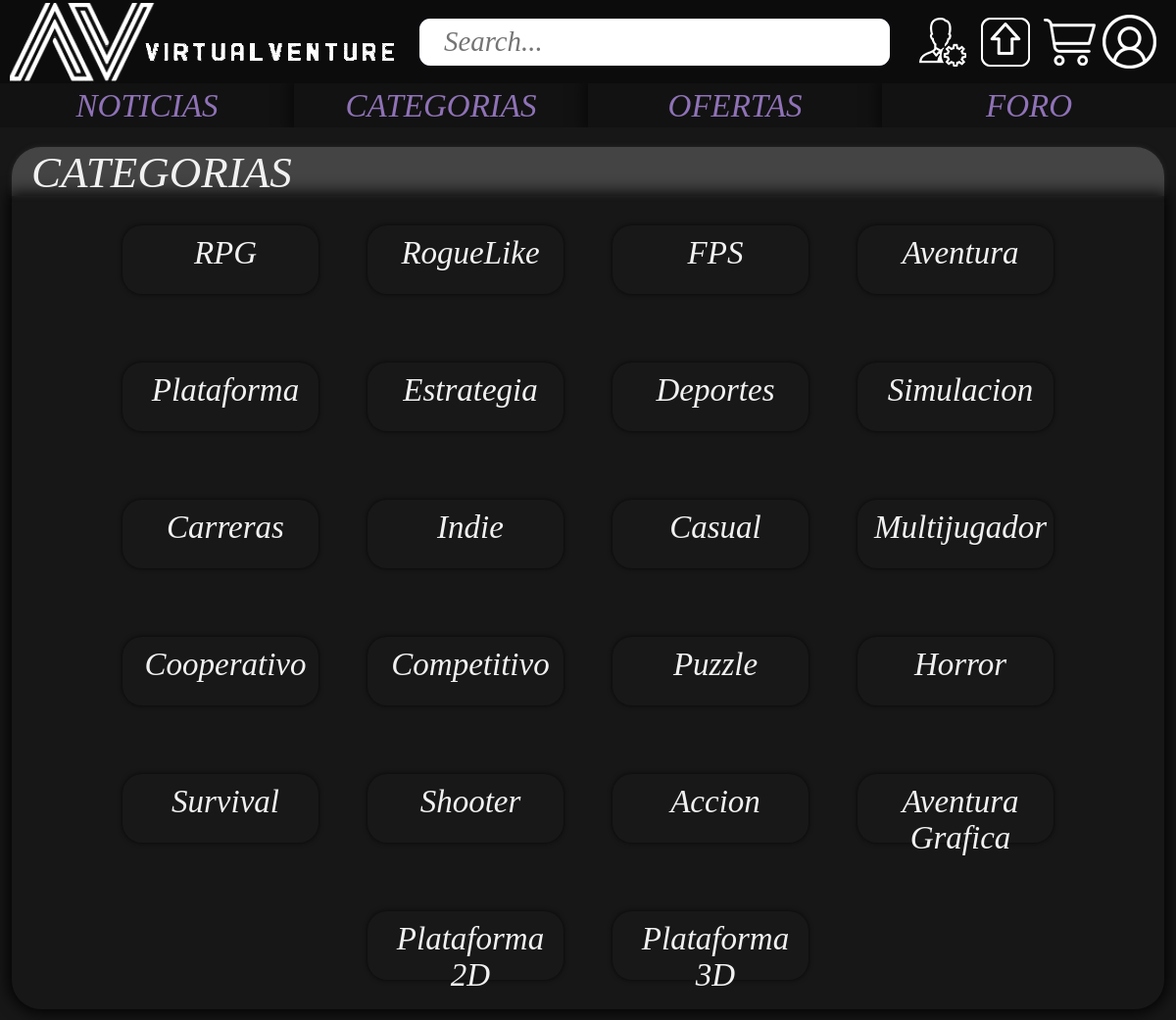
Screenshot of /categorias.php (signed in) with the database file from the repository.
### tables this page shows
CREATE TABLE IF NOT EXISTS `categoria` (
  `id` integer AUTO_INCREMENT PRIMARY KEY,
  `nombre` varchar(255),
  `descripcion` varchar(255)
);

### categorias.php (called while the page is built, shortened)
<?php
    $categorias = Categoria::getAllCategorias();
    $tittle = "CATEGORIAS";
    require 'containers/categoriasContainer.php';
require 'plantilla.php';

### src/Categoria.php (called while the page is built, shortened)
<?php
class Categoria{
    public static function getAllCategorias()
    {
        $result = [];
        $conn = BD::getInstance()->getConexionBd();
        $query = "SELECT * FROM categoria";
        $rs = $conn->query($query);
        if ($rs) {
            while ($fila = $rs->fetch_assoc()) {
                $result[] = new Categoria($fila['id'], $fila['nombre'], $fila['descripcion']);
            }
        } else {
            error_log("Error BD ({$conn->errno}): {$conn->error}");
        }
        return $result;
    }
    private $id;
    private $nombre;
    public function __construct($id, $nombre, $descripcion){
        $this->id = $id;
        $this->nombre = $nombre;
    }
    public function getId(){
        return $this->id;
    }
    public function getNombre(){
        return $this->nombre;
    }
}

### src/MagicProperties.php (called while the page is built, shortened)
<?php
trait MagicProperties
{
    public function __get($property)
    {
        $methodName = 'get' . ucfirst($property);
        if (method_exists($this, $methodName)) {
            return $this->$methodName();
        } else {
            throw new \Exception("La propiedad '$property' no está definida");
        }
    }
}

### containers/categoriasContainer.php (the view)
<h2 class="containerTittle"><?= $tittle ?></h2>
<div class="categoriaContainer">
    <?php
    foreach ($categorias as $categoria) {
        $category = <<<EOS
        <div>
            <a href='categoria.php?id={$categoria->id }'>
                <p class="tituloNoticia">{$categoria->nombre}</p>
            </a>
        </div>
        EOS;
        echo $category;
    }
    ?>
</div>

### style.css (style rules this page uses)
:root { --color-border: rgb(255 255 255 / 16%); --rad: .7rem; --dur: .3s; --color-dark: #2f2f2f; --color-light: #fff; --color-brand: #8f72b7; --font-fam: fantasy; --height: 3rem; --btn-width: 6rem; --bez: cubic-bezier(0, 0, 0.43, 1.49); }
* { box-sizing: border-box; scrollbar-color: var(--color-brand) transparent; scrollbar-width: 0px; font: oblique 100% fantasy; }
* { -ms-overflow-style: none; }
* { margin: 0; padding: 0; }
body { color: #f1f1f1; background: #171717; overflow-x: hidden; }
a { text-decoration: none; color: #f1f1f1; }
.containerTittle { background: #444444; border-radius: 30px 30px 0 0; margin: 5vh 1vw 0 1vw; height: 50px; padding-bottom: 5px; padding-left: 20px; box-shadow: 0 0 5px 0px rgba(44, 44, 44, 0.86); font-size: 45px; }
.tituloNoticia, .tituloForo { font-size: 33px; margin-top: 10px; margin-left: 10px; }

### rows the page displays
categoria: nombre "RPG"
categoria: nombre "RogueLike"
categoria: nombre "FPS"
categoria: nombre "Aventura"
categoria: nombre "Plataforma"
categoria: nombre "Estrategia"
categoria: nombre "Deportes"
categoria: nombre "Simulacion"
categoria: nombre "Carreras"
categoria: nombre "Indie"
categoria: nombre "Casual"
categoria: nombre "Multijugador"
categoria: nombre "Cooperativo"
categoria: nombre "Competitivo"
categoria: nombre "Puzzle"
categoria: nombre "Horror"
categoria: nombre "Survival"
categoria: nombre "Shooter"
categoria: nombre "Accion"
categoria: nombre "Aventura Grafica"
categoria: nombre "Plataforma 2D"
categoria: nombre "Plataforma 3D"

### other values shown
$tittle "CATEGORIAS"
